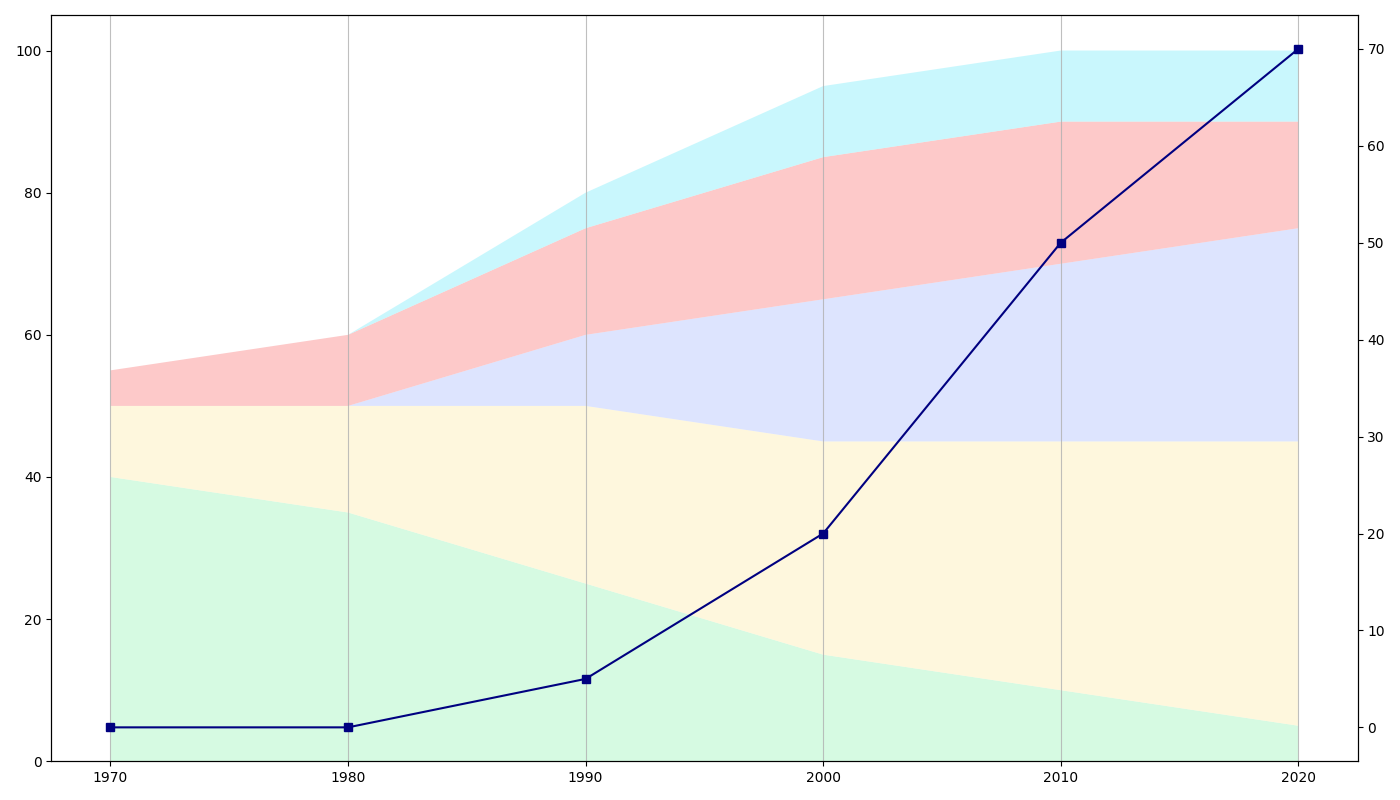

Here is the Python script that generated this plot:
import numpy as np
import matplotlib.pyplot as plt

decades = np.arange(1970, 2030, 10)

# Data groups after removing 'disco'
rock = [40, 35, 25, 15, 10, 5]
pop = [10, 15, 25, 30, 35, 40]
hip_hop = [0, 0, 10, 20, 25, 30]
electronic = [5, 10, 15, 20, 20, 15]
indie = [0, 0, 5, 10, 10, 10]

# Stack the data excluding 'disco'
stacked_data = np.vstack([rock, pop, hip_hop, electronic, indie])

streaming_services = [0, 0, 5, 20, 50, 70]

fig, ax1 = plt.subplots(figsize=(14, 8))

# Adjusted colors array to match the reduced number of categories
altered_colors = ['#bbf7d0', '#fef3c7', '#c7d2fe', '#fca5a5', '#a5f3fc']
ax1.stackplot(decades, stacked_data, colors=altered_colors, alpha=0.6)

ax1.set_xticks(decades)
ax1.grid(axis='x', linestyle='-', alpha=0.8)

ax2 = ax1.twinx()
ax2.plot(decades, streaming_services, color='navy', linestyle='-', marker='s')

plt.tight_layout()
plt.show()
